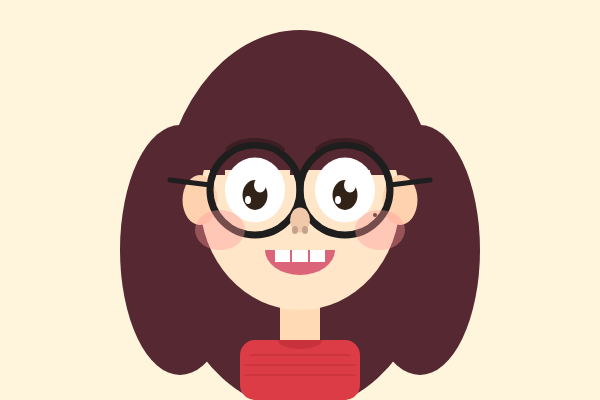
Frame 1 (no input)
Frame 60 (no input): identical to frame 1, image omitted
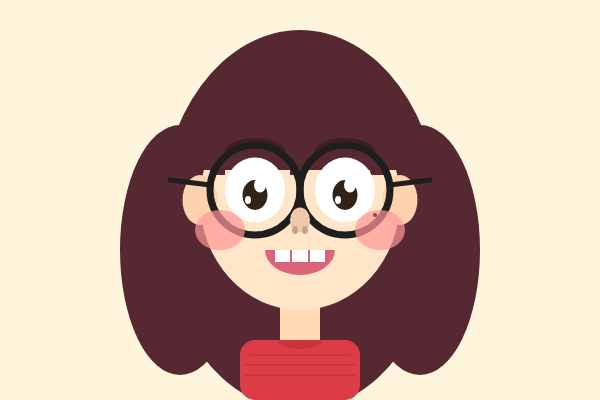
Frame 120 (the mouse pressed at the canvas centre since frame 60)

The p5.js sketch that drew these frames (run headless with seeded random() and noise() and a simulated clock; from frame 60 on, the mouse is pressed at the canvas centre):

// p5.js sketch
// ── sketch.js
let x = 300;
let y = 0;
let blinking = false;
let blinkTimer = 0;
let smiling = true;
let jumping = false;
let jumpY = 0;
let jumpVel = 0;
let blushAlpha = 100;

function setup() {
  createCanvas(600, 400);
  // saveGif 제거 (포트폴리오용)
}

function draw() {
  background(255, 245, 220);

  if (jumping) {
    jumpVel += 0.8;
    jumpY += jumpVel;
    if (jumpY >= 0) {
      jumpY = 0;
      jumping = false;
      jumpVel = 0;
    }
  }

  let d = dist(mouseX, mouseY, x, 200 + jumpY);
  if (d < 110) {
    blushAlpha = 180;
  } else {
    blushAlpha = 100;
  }

  if (blinking) {
    blinkTimer++;
    if (blinkTimer > 8) {
      blinking = false;
      blinkTimer = 0;
    }
  }

  if (keyIsDown(LEFT_ARROW)) x -= 3;
  if (keyIsDown(RIGHT_ARROW)) x += 3;
  x = constrain(x, 100, 500);

  drawCharacter(x, 200 + jumpY, blinking, smiling, blushAlpha);
}

function drawCharacter(cx, cy, isBlinking, isSmiling, ba) {
  push();
  translate(cx - 300, cy - 200);

  fill(85, 40, 50);
  noStroke();
  ellipse(300, 220, 280, 380);
  ellipse(180, 250, 120, 250);
  ellipse(420, 250, 120, 250);

  fill(255, 218, 180);
  rect(280, 300, 40, 40);

  fill(255, 230, 200);
  ellipse(300, 200, 200, 220);

  fill(85, 40, 50);
  arc(300, 120, 220, 140, PI, TWO_PI);
  rect(190, 120, 220, 50);
  rect(210, 115, 15, 60);
  rect(250, 110, 15, 65);
  rect(290, 115, 15, 60);
  rect(330, 110, 15, 65);
  rect(370, 115, 15, 60);

  fill(255, 210, 175);
  ellipse(200, 200, 35, 50);
  ellipse(400, 200, 35, 50);

  stroke(30, 30, 30);
  strokeWeight(7);
  noFill();
  ellipse(255, 190, 90, 90);
  ellipse(345, 190, 90, 90);
  strokeWeight(6);
  line(300, 190, 300, 185);
  strokeWeight(5);
  line(210, 185, 170, 180);
  line(390, 185, 430, 180);

  if (isBlinking) {
    fill(50, 35, 25);
    noStroke();
    ellipse(255, 195, 60, 8);
    ellipse(345, 195, 60, 8);
  } else {
    fill(255);
    noStroke();
    ellipse(255, 190, 60, 65);
    ellipse(345, 190, 60, 65);
    fill(50, 35, 25);
    ellipse(255, 195, 25, 30);
    ellipse(345, 195, 25, 30);
    fill(255);
    ellipse(260, 185, 12, 15);
    ellipse(350, 185, 12, 15);
    ellipse(248, 200, 6, 8);
    ellipse(338, 200, 6, 8);
  }

  noFill();
  stroke(60, 30, 35);
  strokeWeight(4);
  arc(255, 155, 60, 30, PI + 0.2, TWO_PI - 0.2);
  arc(345, 155, 60, 30, PI + 0.2, TWO_PI - 0.2);

  fill(240, 200, 170);
  noStroke();
  ellipse(300, 220, 20, 25);
  fill(200, 160, 140);
  ellipse(295, 230, 6, 8);
  ellipse(305, 230, 6, 8);

  if (isSmiling) {
    fill(220, 100, 120);
    arc(300, 250, 70, 50, 0, PI);
    fill(255);
    rect(275, 250, 15, 12);
    rect(292, 250, 16, 12);
    rect(310, 250, 15, 12);
  } else {
    fill(220, 100, 120);
    ellipse(300, 265, 45, 50);
    fill(80, 30, 30);
    ellipse(300, 268, 30, 35);
  }

  fill(255, 150, 150, ba);
  ellipse(220, 230, 50, 40);
  ellipse(380, 230, 50, 40);

  fill(120, 80, 70);
  ellipse(375, 215, 4, 4);

  fill(220, 60, 70);
  rect(240, 340, 120, 60, 15);
  fill(200, 50, 60);
  arc(300, 340, 45, 18, 0, PI);
  stroke(200, 50, 60);
  strokeWeight(1.5);
  line(250, 355, 350, 355);
  line(245, 365, 355, 365);
  line(245, 375, 355, 375);

  pop();
}

function mousePressed() {
  blinking = true;
  blinkTimer = 0;
}

function keyPressed() {
  if (key === ' ') {
    smiling = !smiling;
  }
  if (keyCode === UP_ARROW && !jumping) {
    jumping = true;
    jumpVel = -15;
  }
}
